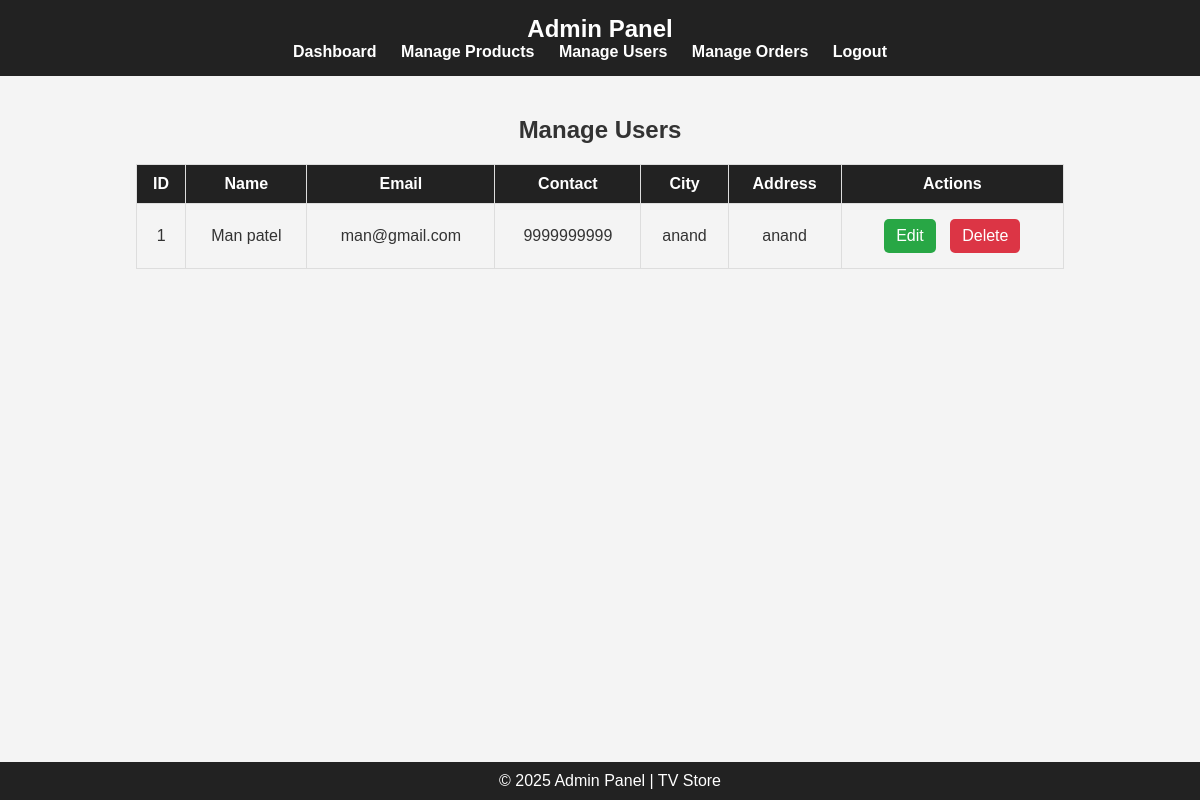
Page /admin/manage_users.php on the committed database.
### tables this page shows
CREATE TABLE IF NOT EXISTS `users` (
  `id` int(11) NOT NULL AUTO_INCREMENT,
  `name` varchar(255) NOT NULL,
  `email` varchar(255) NOT NULL,
  `password` varchar(255) NOT NULL,
  `contact` varchar(255) NOT NULL,
  `city` varchar(255) NOT NULL,
  `address` varchar(255) NOT NULL,
  PRIMARY KEY (`id`)
);

### admin/manage_users.php (the view, shortened to what this page needs)
<?php
include 'admin_header.php';
include '../common.php';
$user_query = "SELECT * FROM users";
$user_result = mysqli_query($con, $user_query);
?>
<!DOCTYPE html>
<html lang="en">
<head>
</head>
<body>
<div class="container">
    <h2>Manage Users</h2>
    <table>
        <tr>
            <th>ID</th>
            <th>Name</th>
            <th>Email</th>
            <th>Contact</th>
            <th>City</th>
            <th>Address</th>
            <th>Actions</th>
        </tr>
        <?php while ($row = mysqli_fetch_assoc($user_result)) { ?>
        <tr>
            <td><?php echo $row['id']; ?></td>
            <td><?php echo $row['name']; ?></td>
            <td><?php echo $row['email']; ?></td>
            <td><?php echo $row['contact']; ?></td>
            <td><?php echo $row['city']; ?></td>
            <td><?php echo $row['address']; ?></td>
            <td>
                <a href="edit_user.php?id=<?php echo $row['id']; ?>" class="btn edit">Edit</a>
                <a href="manage_users.php?delete=<?php echo $row['id']; ?>" class="btn delete" onclick="return confirm('Are you sure?')">Delete</a>
            </td>
        </tr>
        <?php } ?>
    </table>
</div>
<?php include 'admin_footer.php'; ?>
</body>
</html>

### admin/admin_header.php (style rules this page uses)
body, h2, p, ul { margin: 0; padding: 0; font-family: Arial, sans-serif; }
body { background-color: #f4f4f4; color: #333; }

### admin/manage_users.php (style rules this page uses)
.container { width: 80%; margin: auto; padding: 20px; }
h2 { text-align: center; }
table { width: 100%; border-collapse: collapse; margin-top: 20px; }
th, td { padding: 10px; text-align: center; border: 1px solid #ddd; }
th { background: #222; color: white; }
.btn { padding: 8px 12px; text-decoration: none; color: white; border-radius: 5px; display: inline-block; margin: 5px; }
.edit { background: #28a745; }
.delete { background: #dc3545; }

### admin/admin_footer.php (style rules this page uses)
body, h2, p, ul { margin: 0; padding: 0; font-family: Arial, sans-serif; }
body { background-color: #f4f4f4; color: #333; }

### rows in the picture
users: id "1", name "Man patel", email "man@gmail.com", contact "9999999999", city "anand", address "anand"
